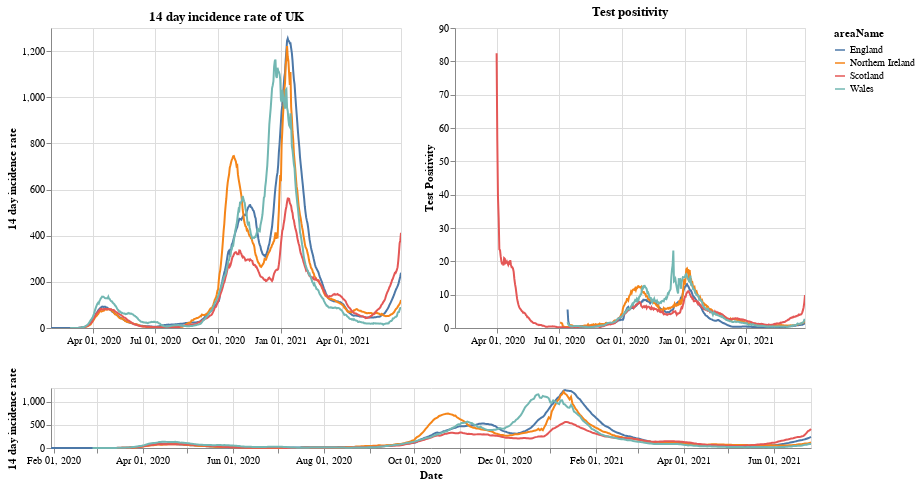

Source (notebook cell):
### Markdown cell above
# Plots

First a plot with each country in the UK. The top right shows the positivity rate for (which is the percentage of registered tests which were positive) while the top left is the 14 day incidence rate. The bottom chart can be used to select the timeframe (does not work on a mobile device).

### Code cell
#collapse
brush = alt.selection(type='interval', name='DateBrush',encodings=['x'],fields=['Time'])
leg_selection = alt.selection_multi(fields=['areaName'], bind='legend')

base = alt.Chart(uk_cases).mark_line().encode(
    x=alt.X("yearmonthdate(date):T", axis=alt.Axis(title='Date')),
    y=alt.Y("twoWeeklyCasesRate:Q", axis=alt.Axis(title='14 day incidence rate')),
    tooltip=['areaName', 'date','twoWeeklyCasesRate', 'testPositivity'],
    color='areaName',
    opacity=alt.condition(leg_selection, alt.value(2), alt.value(0.1))
).add_selection(leg_selection).properties(width=350)

upper = base.encode(alt.X('yearmonthdate(date):T', axis=alt.Axis(title=''),
                         scale=alt.Scale(domain=brush))
                   ).properties(title=f'14 day incidence rate of UK')
upper_right = upper.encode(alt.Y('testPositivity:Q', axis=alt.Axis(title='Test Positivity'))).properties(title='Test positivity')
lower = base.properties(height=60, width = 760).add_selection(brush)

(upper | upper_right) & lower

### Figure 1 — Vega-Lite specification as saved in the notebook (floating-point values rounded to 4 significant figures; data arrays with more than 128 entries replaced by an {"elided": "..."} marker saying what was removed)
{"config": {"view": {"continuousWidth": 400, "continuousHeight": 300}}, "vconcat": [{"hconcat": [{"mark": "line", "encoding": {"color": {"type": "nominal", "field": "areaName"}, "opacity": {"condition": {"value": 2, "selection": "selector035"}, "value": 0.1}, "tooltip": [{"type": "nominal", "field": "areaName"}, {"type": "temporal", "field": "date"}, {"type": "quantitative", "field": "twoWeeklyCasesRate"}, {"type": "quantitative", "field": "testPositivity"}], "x": {"type": "temporal", "axis": {"title": ""}, "field": "date", "scale": {"domain": {"selection": "DateBrush"}}, "timeUnit": "yearmonthdate"}, "y": {"type": "quantitative", "axis": {"title": "14 day incidence rate"}, "field": "twoWeeklyCasesRate"}}, "selection": {"selector035": {"type": "multi", "fields": ["areaName"], "bind": "legend"}}, "title": "14 day incidence rate of UK", "width": 350}, {"mark": "line", "encoding": {"color": {"type": "nominal", "field": "areaName"}, "opacity": {"condition": {"value": 2, "selection": "selector035"}, "value": 0.1}, "tooltip": [{"type": "nominal", "field": "areaName"}, {"type": "temporal", "field": "date"}, {"type": "quantitative", "field": "twoWeeklyCasesRate"}, {"type": "quantitative", "field": "testPositivity"}], "x": {"type": "temporal", "axis": {"title": ""}, "field": "date", "scale": {"domain": {"selection": "DateBrush"}}, "timeUnit": "yearmonthdate"}, "y": {"type": "quantitative", "axis": {"title": "Test Positivity"}, "field": "testPositivity"}}, "selection": {"selector035": {"type": "multi", "fields": ["areaName"], "bind": "legend"}}, "title": "Test positivity", "width": 350}]}, {"mark": "line", "encoding": {"color": {"type": "nominal", "field": "areaName"}, "opacity": {"condition": {"value": 2, "selection": "selector035"}, "value": 0.1}, "tooltip": [{"type": "nominal", "field": "areaName"}, {"type": "temporal", "field": "date"}, {"type": "quantitative", "field": "twoWeeklyCasesRate"}, {"type": "quantitative", "field": "testPositivity"}], "x": {"type": "temporal", "axis": {"title": "Date"}, "field": "date", "timeUnit": "yearmonthdate"}, "y": {"type": "quantitative", "axis": {"title": "14 day incidence rate"}, "field": "twoWeeklyCasesRate"}}, "height": 60, "selection": {"selector035": {"type": "multi", "fields": ["areaName"], "bind": "legend"}, "DateBrush": {"type": "interval", "encodings": ["x"], "fields": ["Time"]}}, "width": 760}], "data": {"name": "data-432a7c16da1d578d907433d7db89c693"}, "$schema": "https://vega.github.io/schema/vega-lite/v4.8.1.json", "datasets": {"data-432a7c16da1d578d907433d7db89c693": {"elided": "1964 records"}}}
